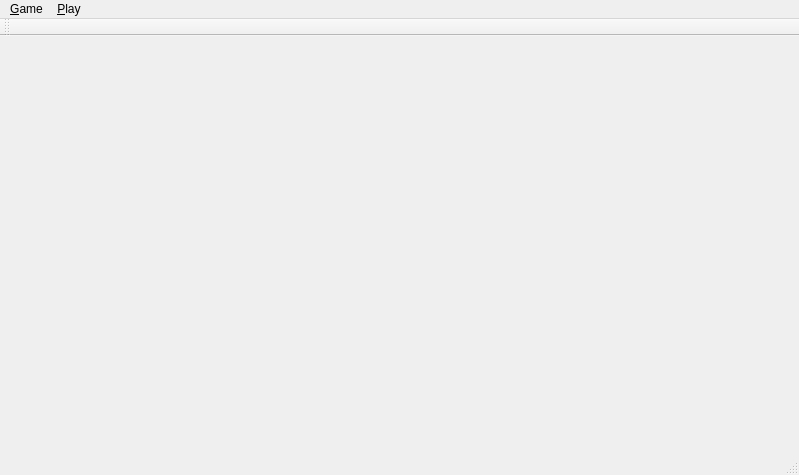
<?xml version="1.0" encoding="UTF-8"?>
<ui version="4.0">
 <class>Hanoi</class>
 <widget class="QMainWindow" name="Hanoi">
  <property name="geometry">
   <rect>
    <x>0</x>
    <y>0</y>
    <width>799</width>
    <height>475</height>
   </rect>
  </property>
  <property name="windowTitle">
   <string>Hanoi</string>
  </property>
  <widget class="QWidget" name="centralWidget">
   <widget class="QPushButton" name="pushButton_1">
    <property name="geometry">
     <rect>
      <x>20</x>
      <y>0</y>
      <width>231</width>
      <height>401</height>
     </rect>
    </property>
    <property name="text">
     <string/>
    </property>
    <property name="flat">
     <bool>true</bool>
    </property>
   </widget>
   <widget class="QPushButton" name="pushButton_2">
    <property name="geometry">
     <rect>
      <x>270</x>
      <y>0</y>
      <width>231</width>
      <height>401</height>
     </rect>
    </property>
    <property name="text">
     <string/>
    </property>
    <property name="flat">
     <bool>true</bool>
    </property>
   </widget>
   <widget class="QPushButton" name="pushButton_3">
    <property name="geometry">
     <rect>
      <x>520</x>
      <y>0</y>
      <width>231</width>
      <height>401</height>
     </rect>
    </property>
    <property name="text">
     <string/>
    </property>
    <property name="flat">
     <bool>true</bool>
    </property>
   </widget>
  </widget>
  <widget class="QMenuBar" name="menuBar">
   <property name="geometry">
    <rect>
     <x>0</x>
     <y>0</y>
     <width>799</width>
     <height>26</height>
    </rect>
   </property>
   <widget class="QMenu" name="menu_Game">
    <property name="title">
     <string>&amp;Game</string>
    </property>
    <widget class="QMenu" name="menu_Set_Disks">
     <property name="title">
      <string>&amp;Set Disks</string>
     </property>
     <addaction name="action_2"/>
     <addaction name="action_3"/>
     <addaction name="action_4"/>
     <addaction name="action_5"/>
     <addaction name="action_6"/>
     <addaction name="action_7"/>
     <addaction name="action_8"/>
    </widget>
    <addaction name="action_New"/>
    <addaction name="menu_Set_Disks"/>
   </widget>
   <widget class="QMenu" name="menu_Play">
    <property name="title">
     <string>&amp;Play</string>
    </property>
    <addaction name="action_Undo"/>
    <addaction name="action_Undo_All"/>
    <addaction name="actionAuto_Play"/>
   </widget>
   <addaction name="menu_Game"/>
   <addaction name="menu_Play"/>
  </widget>
  <widget class="QToolBar" name="mainToolBar">
   <attribute name="toolBarArea">
    <enum>TopToolBarArea</enum>
   </attribute>
   <attribute name="toolBarBreak">
    <bool>false</bool>
   </attribute>
  </widget>
  <widget class="QStatusBar" name="statusBar"/>
  <action name="action_New">
   <property name="text">
    <string>&amp;New</string>
   </property>
  </action>
  <action name="action_Undo">
   <property name="text">
    <string>&amp;Undo</string>
   </property>
   <property name="shortcut">
    <string>Ctrl+Z</string>
   </property>
  </action>
  <action name="action_Undo_All">
   <property name="text">
    <string>Undo &amp;All</string>
   </property>
   <property name="shortcut">
    <string>Ctrl+A</string>
   </property>
  </action>
  <action name="actionAuto_Play">
   <property name="text">
    <string>Auto &amp;Play</string>
   </property>
   <property name="shortcut">
    <string>Ctrl+P</string>
   </property>
  </action>
  <action name="action_2">
   <property name="text">
    <string>&amp;2</string>
   </property>
  </action>
  <action name="action_3">
   <property name="text">
    <string>&amp;3</string>
   </property>
  </action>
  <action name="action_4">
   <property name="text">
    <string>&amp;4</string>
   </property>
  </action>
  <action name="action_5">
   <property name="text">
    <string>&amp;5</string>
   </property>
  </action>
  <action name="action_6">
   <property name="text">
    <string>&amp;6</string>
   </property>
  </action>
  <action name="action_7">
   <property name="text">
    <string>&amp;7</string>
   </property>
  </action>
  <action name="action_8">
   <property name="text">
    <string>&amp;8</string>
   </property>
  </action>
 </widget>
 <layoutdefault spacing="6" margin="11"/>
 <resources/>
 <connections/>
</ui>
